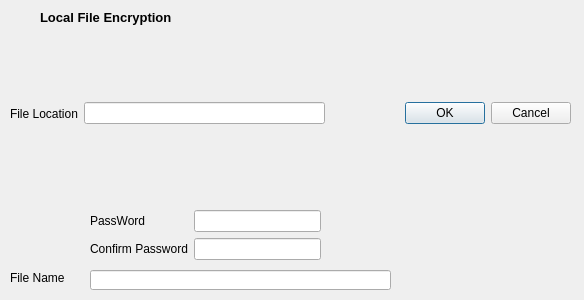
<?xml version="1.0" encoding="UTF-8"?>
<ui version="4.0">
 <class>encryptWindow</class>
 <widget class="QDialog" name="encryptWindow">
  <property name="geometry">
   <rect>
    <x>0</x>
    <y>0</y>
    <width>584</width>
    <height>300</height>
   </rect>
  </property>
  <property name="windowTitle">
   <string>Dialog</string>
  </property>
  <widget class="QLabel" name="label_2">
   <property name="geometry">
    <rect>
     <x>40</x>
     <y>10</y>
     <width>141</width>
     <height>16</height>
    </rect>
   </property>
   <property name="text">
    <string>&lt;html&gt;&lt;head/&gt;&lt;body&gt;&lt;p&gt;&lt;span style=&quot; font-size:10pt; font-weight:600;&quot;&gt;Local File Encryption&lt;/span&gt;&lt;/p&gt;&lt;/body&gt;&lt;/html&gt;</string>
   </property>
  </widget>
  <widget class="QWidget" name="layoutWidget">
   <property name="geometry">
    <rect>
     <x>10</x>
     <y>100</y>
     <width>561</width>
     <height>27</height>
    </rect>
   </property>
   <layout class="QHBoxLayout" name="horizontalLayout_3">
    <item>
     <layout class="QHBoxLayout" name="horizontalLayout_2">
      <item>
       <widget class="QLabel" name="label">
        <property name="text">
         <string>File Location</string>
        </property>
       </widget>
      </item>
     </layout>
    </item>
    <item>
     <layout class="QHBoxLayout" name="horizontalLayout">
      <item>
       <widget class="QLineEdit" name="enc_filepath">
        <property name="text">
         <string/>
        </property>
       </widget>
      </item>
      <item>
       <widget class="QDialogButtonBox" name="buttonBox">
        <property name="orientation">
         <enum>Qt::Horizontal</enum>
        </property>
        <property name="standardButtons">
         <set>QDialogButtonBox::Cancel|QDialogButtonBox::Ok</set>
        </property>
       </widget>
      </item>
     </layout>
    </item>
   </layout>
  </widget>
  <widget class="QLineEdit" name="src_filepath">
   <property name="geometry">
    <rect>
     <x>90</x>
     <y>270</y>
     <width>301</width>
     <height>20</height>
    </rect>
   </property>
  </widget>
  <widget class="QLabel" name="label_3">
   <property name="geometry">
    <rect>
     <x>10</x>
     <y>270</y>
     <width>81</width>
     <height>16</height>
    </rect>
   </property>
   <property name="text">
    <string>File Name</string>
   </property>
  </widget>
  <widget class="QWidget" name="layoutWidget">
   <property name="geometry">
    <rect>
     <x>90</x>
     <y>210</y>
     <width>231</width>
     <height>50</height>
    </rect>
   </property>
   <layout class="QHBoxLayout" name="horizontalLayout_4">
    <item>
     <layout class="QVBoxLayout" name="verticalLayout_2">
      <item>
       <widget class="QLabel" name="label_4">
        <property name="text">
         <string>PassWord</string>
        </property>
       </widget>
      </item>
      <item>
       <widget class="QLabel" name="label_5">
        <property name="text">
         <string>Confirm Password</string>
        </property>
       </widget>
      </item>
     </layout>
    </item>
    <item>
     <layout class="QVBoxLayout" name="verticalLayout">
      <item>
       <widget class="QLineEdit" name="lineEdit"/>
      </item>
      <item>
       <widget class="QLineEdit" name="lineEdit_2"/>
      </item>
     </layout>
    </item>
   </layout>
  </widget>
 </widget>
 <resources/>
 <connections>
  <connection>
   <sender>buttonBox</sender>
   <signal>accepted()</signal>
   <receiver>encryptWindow</receiver>
   <slot>accept()</slot>
   <hints>
    <hint type="sourcelabel">
     <x>248</x>
     <y>254</y>
    </hint>
    <hint type="destinationlabel">
     <x>157</x>
     <y>274</y>
    </hint>
   </hints>
  </connection>
  <connection>
   <sender>buttonBox</sender>
   <signal>rejected()</signal>
   <receiver>encryptWindow</receiver>
   <slot>reject()</slot>
   <hints>
    <hint type="sourcelabel">
     <x>316</x>
     <y>260</y>
    </hint>
    <hint type="destinationlabel">
     <x>286</x>
     <y>274</y>
    </hint>
   </hints>
  </connection>
 </connections>
</ui>
